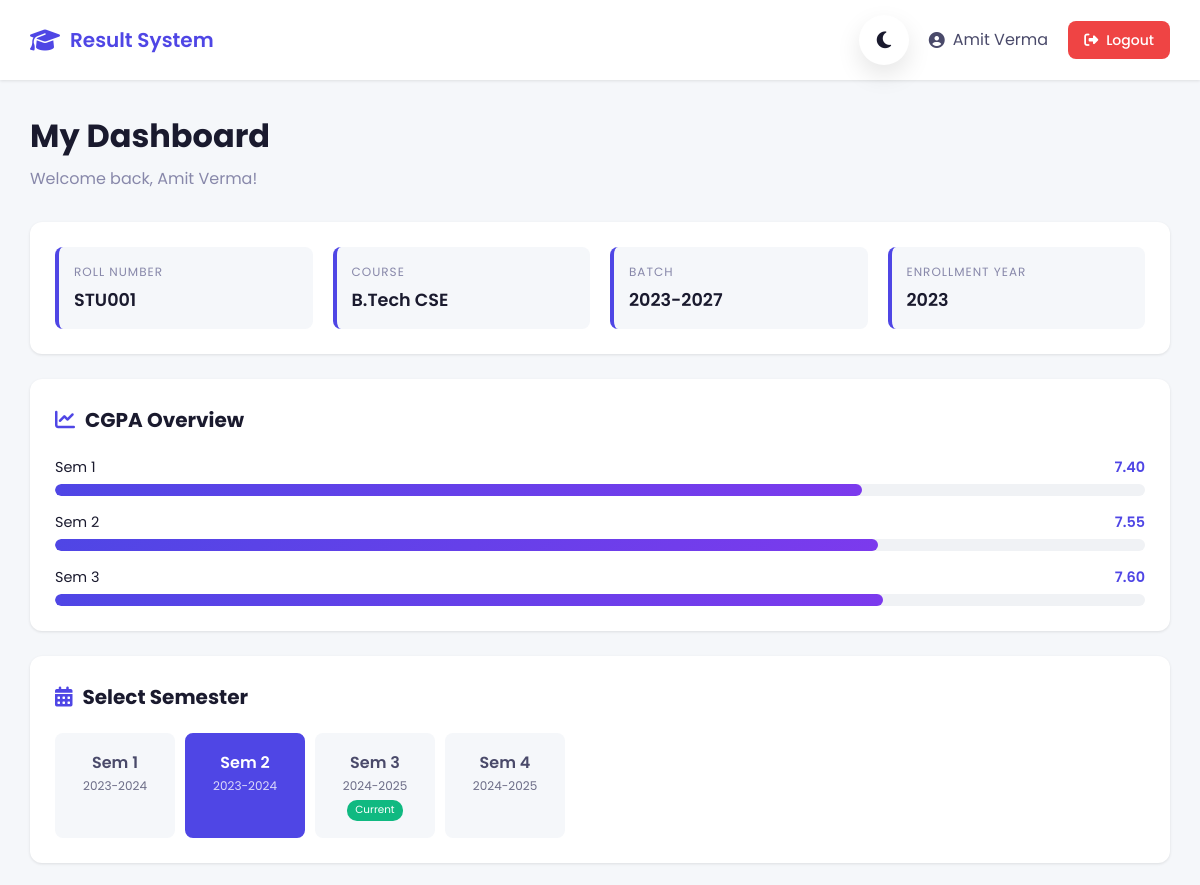
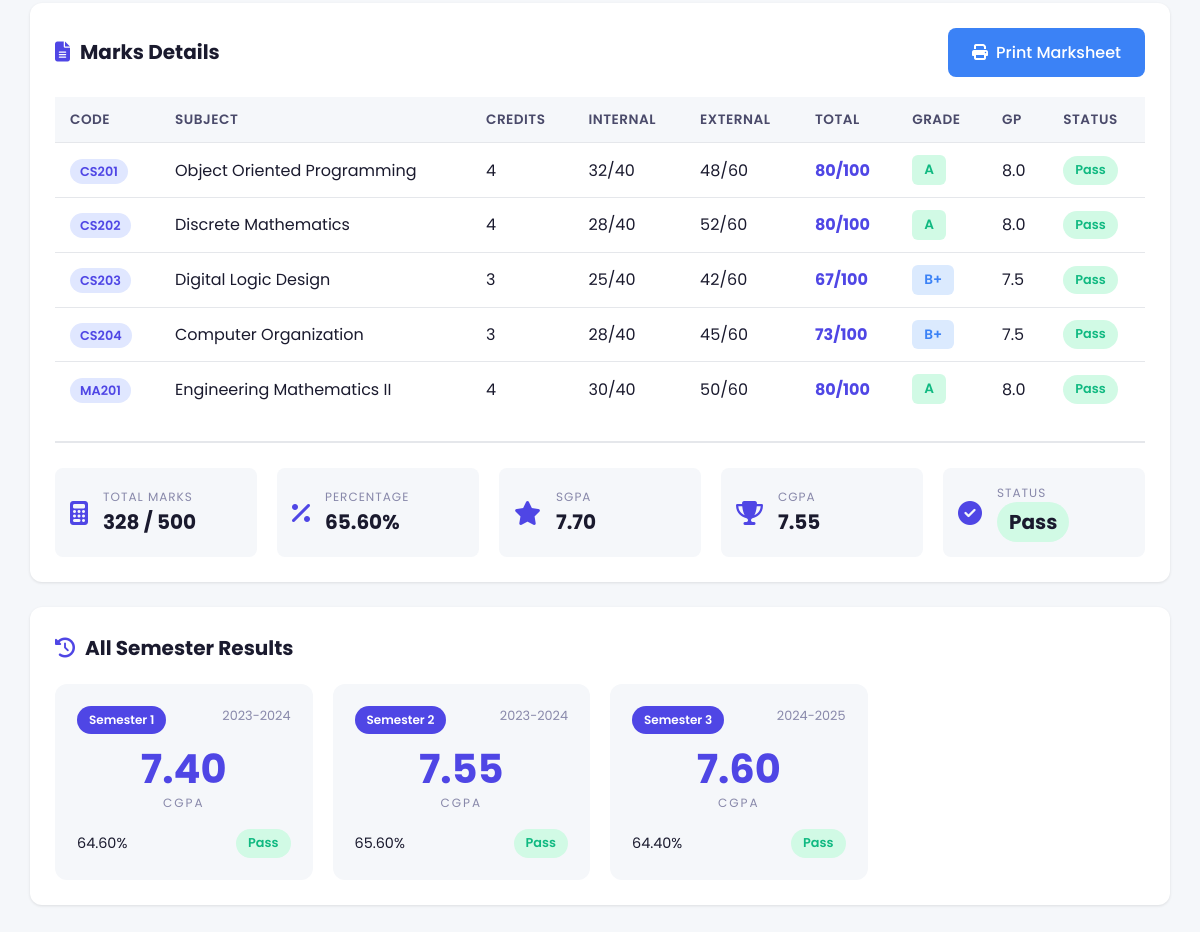
The page /student_dashboard.php?semester=2 (signed in) on the database its author committed (2 pictures, top to bottom).
### tables this page shows
CREATE TABLE students (
    id INT AUTO_INCREMENT PRIMARY KEY,
    user_id INT NOT NULL,
    roll_number VARCHAR(20) UNIQUE NOT NULL,
    student_name VARCHAR(100) NOT NULL,
    course VARCHAR(50) NOT NULL,
    batch VARCHAR(20) NOT NULL,
    enrollment_year INT NOT NULL,
    FOREIGN KEY (user_id) REFERENCES users(id) ON DELETE CASCADE
);

CREATE TABLE marksheets (
    id INT AUTO_INCREMENT PRIMARY KEY,
    student_id INT NOT NULL,
    semester_id INT NOT NULL,
    total_marks INT DEFAULT 0,
    max_possible_marks INT DEFAULT 0,
    percentage DECIMAL(5,2) DEFAULT 0,
    sgpa DECIMAL(3,2) DEFAULT 0,
    cgpa DECIMAL(3,2) DEFAULT 0,
    result_status ENUM('pass', 'fail', 'promoted', 'pending') DEFAULT 'pending',
    generated_at TIMESTAMP DEFAULT CURRENT_TIMESTAMP,
    FOREIGN KEY (student_id) REFERENCES students(id) ON DELETE CASCADE,
    FOREIGN KEY (semester_id) REFERENCES semesters(id) ON DELETE CASCADE,
    UNIQUE KEY unique_marksheet (student_id, semester_id)
);

CREATE TABLE semesters (
    id INT AUTO_INCREMENT PRIMARY KEY,
    semester_number INT NOT NULL,
    semester_name VARCHAR(50) NOT NULL,
    academic_year VARCHAR(20) NOT NULL,
    is_current BOOLEAN DEFAULT FALSE
);

CREATE TABLE results (
    id INT AUTO_INCREMENT PRIMARY KEY,
    student_id INT NOT NULL,
    subject_id INT NOT NULL,
    semester_id INT NOT NULL,
    internal_marks INT DEFAULT 0,
    external_marks INT DEFAULT 0,
    total_marks INT GENERATED ALWAYS AS (internal_marks + external_marks) STORED,
    grade VARCHAR(2),
    grade_point DECIMAL(3,1),
    status ENUM('pass', 'fail', 'pending') NOT NULL DEFAULT 'pending',
    created_at TIMESTAMP DEFAULT CURRENT_TIMESTAMP,
    updated_at TIMESTAMP DEFAULT CURRENT_TIMESTAMP ON UPDATE CURRENT_TIMESTAMP,
    FOREIGN KEY (student_id) REFERENCES students(id) ON DELETE CASCADE,
    FOREIGN KEY (subject_id) REFERENCES subjects(id) ON DELETE CASCADE,
    FOREIGN KEY (semester_id) REFERENCES semesters(id) ON DELETE CASCADE,
    UNIQUE KEY unique_result (student_id, subject_id, semester_id)
);

CREATE TABLE subjects (
    id INT AUTO_INCREMENT PRIMARY KEY,
    subject_code VARCHAR(20) UNIQUE NOT NULL,
    subject_name VARCHAR(100) NOT NULL,
    semester_id INT NOT NULL,
    course VARCHAR(50) NOT NULL,
    max_marks INT DEFAULT 100,
    passing_marks INT DEFAULT 40,
    credit INT DEFAULT 4,
    FOREIGN KEY (semester_id) REFERENCES semesters(id) ON DELETE CASCADE
);

### student_dashboard.php (the view, shortened to what this page needs)
<?php
require_once 'includes/config.php';
$student_id = getStudentId();
$stmt = $pdo->prepare("SELECT * FROM students WHERE id = ?");
$stmt->execute([$student_id]);
$student = $stmt->fetch(PDO::FETCH_ASSOC);
$stmt = $pdo->prepare("SELECT * FROM semesters ORDER BY semester_number");
$stmt->execute();
$semesters = $stmt->fetchAll(PDO::FETCH_ASSOC);
$selected_semester = $_GET['semester'] ?? null;
if ($selected_semester) {
    $stmt = $pdo->prepare("
        SELECT r.*, s.subject_code, s.subject_name, s.max_marks, s.passing_marks, s.credit
        FROM results r
        JOIN subjects s ON r.subject_id = s.id
        WHERE r.student_id = ? AND r.semester_id = ?
        ORDER BY s.subject_code
    ");
    $stmt->execute([$student_id, $selected_semester]);
    $results = $stmt->fetchAll(PDO::FETCH_ASSOC);
    $stmt = $pdo->prepare("SELECT * FROM marksheets WHERE student_id = ? AND semester_id = ?");
    $stmt->execute([$student_id, $selected_semester]);
    $marksheets = $stmt->fetch(PDO::FETCH_ASSOC);
}
$stmt = $pdo->prepare("
    SELECT m.*, s.semester_name, s.semester_number, s.academic_year
    FROM marksheets m
    JOIN semesters s ON m.semester_id = s.id
    WHERE m.student_id = ?
    ORDER BY s.semester_number
");
$stmt->execute([$student_id]);
$all_marksheets = $stmt->fetchAll(PDO::FETCH_ASSOC);
?>
<!DOCTYPE html>
<html lang="en">
<head>
    <link rel="stylesheet" href="css/style.css">
    <link rel="stylesheet" href="https://cdnjs.cloudflare.com/ajax/libs/font-awesome/6.4.0/css/all.min.css">
</head>
<body>
    <nav class="navbar">
        <div class="nav-brand">
            <i class="fas fa-graduation-cap"></i>
            <span>Result System</span>
        </div>
        <div class="nav-right">
            <button class="theme-toggle" id="themeToggle">
                <i class="fas fa-moon"></i>
            </button>
            <div class="user-info">
                <i class="fas fa-user-circle"></i>
                <span><?php echo $student['student_name']; ?></span>
            </div>
            <a href="logout.php" class="btn btn-logout">
                <i class="fas fa-sign-out-alt"></i>
                Logout
            </a>
        </div>
    </nav>
    <div class="container">
        <div class="dashboard-header">
            <h1>My Dashboard</h1>
            <p>Welcome back, <?php echo $student['student_name']; ?>!</p>
        </div>
        <div class="student-info-card">
            <div class="info-grid">
                <div class="info-item">
                    <label>Roll Number</label>
                    <span><?php echo $student['roll_number']; ?></span>
                </div>
                <div class="info-item">
                    <label>Course</label>
                    <span><?php echo $student['course']; ?></span>
                </div>
                <div class="info-item">
                    <label>Batch</label>
                    <span><?php echo $student['batch']; ?></span>
                </div>
                <div class="info-item">
                    <label>Enrollment Year</label>
                    <span><?php echo $student['enrollment_year']; ?></span>
                </div>
            </div>
        </div>
        <?php if (!empty($all_marksheets)): ?>
        <div class="section-card">
            <h2><i class="fas fa-chart-line"></i> CGPA Overview</h2>
            <div class="cgpa-chart">
                <?php foreach ($all_marksheets as $ms): ?>
                <div class="cgpa-bar">
                    <div class="bar-label">
                        <span>Sem <?php echo $ms['semester_number']; ?></span>
                        <span class="cgpa-value"><?php echo $ms['cgpa']; ?></span>
                    </div>
                    <div class="bar-track">
                        <div class="bar-fill" style="width: <?php echo ($ms['cgpa'] / 10) * 100; ?>%"></div>
                    </div>
                </div>
                <?php endforeach; ?>
            </div>
        </div>
        <?php endif; ?>
        <div class="section-card">
            <h2><i class="fas fa-calendar-alt"></i> Select Semester</h2>
            <div class="semester-tabs">
                <?php foreach ($semesters as $sem): ?>
                <a href="?semester=<?php echo $sem['id']; ?>"
                   class="semester-tab <?php echo $selected_semester == $sem['id'] ? 'active' : ''; ?>">
                    <span class="sem-number">Sem <?php echo $sem['semester_number']; ?></span>
                    <span class="sem-year"><?php echo $sem['academic_year']; ?></span>
                    <?php if ($sem['is_current']): ?>
                        <span class="current-badge">Current</span>
                    <?php endif; ?>
                </a>
                <?php endforeach; ?>
            </div>
        </div>
        <?php if ($selected_semester && isset($results)): ?>
        <div class="section-card" id="resultSection">
            <div class="section-header">
                <h2><i class="fas fa-file-alt"></i> Marks Details</h2>
                <button class="btn btn-print" onclick="window.print()">
                    <i class="fas fa-print"></i> Print Marksheet
                </button>
            </div>
            <div class="table-responsive">
                <table class="data-table" id="marksTable">
                    <thead>
                        <tr>
                            <th>Code</th>
                            <th>Subject</th>
                            <th>Credits</th>
                            <th>Internal</th>
                            <th>External</th>
                            <th>Total</th>
                            <th>Grade</th>
                            <th>GP</th>
                            <th>Status</th>
                        </tr>
                    </thead>
                    <tbody>
                        <?php foreach ($results as $r): ?>
                        <tr>
                            <td><span class="badge"><?php echo $r['subject_code']; ?></span></td>
                            <td><?php echo $r['subject_name']; ?></td>
                            <td><?php echo $r['credit']; ?></td>
                            <td><?php echo $r['internal_marks']; ?>/40</td>
                            <td><?php echo $r['external_marks']; ?>/60</td>
                            <td class="total-marks"><?php echo $r['total_marks']; ?>/100</td>
                            <td><span class="grade grade-<?php echo strtolower(str_replace('+', 'plus', $r['grade'])); ?>"><?php echo $r['grade']; ?></span></td>
                            <td><?php echo $r['grade_point']; ?></td>
                            <td>
                                <span class="status status-<?php echo $r['status']; ?>">
                                    <?php echo ucfirst($r['status']); ?>
                                </span>
                            </td>
                        </tr>
                        <?php endforeach; ?>
                    </tbody>
                </table>
            </div>
            <?php if ($marksheets): ?>
            <div class="marksheet-summary">
                <div class="summary-grid">
                    <div class="summary-item">
                        <i class="fas fa-calculator"></i>
                        <div>
                            <label>Total Marks</label>
                            <span><?php echo $marksheets['total_marks']; ?> / <?php echo $marksheets['max_possible_marks']; ?></span>
                        </div>
                    </div>
                    <div class="summary-item">
                        <i class="fas fa-percentage"></i>
                        <div>
                            <label>Percentage</label>
                            <span><?php echo $marksheets['percentage']; ?>%</span>
                        </div>
                    </div>
                    <div class="summary-item">
                        <i class="fas fa-star"></i>
                        <div>
                            <label>SGPA</label>
                            <span><?php echo $marksheets['sgpa']; ?></span>
                        </div>
                    </div>
                    <div class="summary-item">
                        <i class="fas fa-trophy"></i>
                        <div>
                            <label>CGPA</label>
                            <span><?php echo $marksheets['cgpa']; ?></span>
                        </div>
                    </div>
                    <div class="summary-item">
                        <i class="fas fa-check-circle"></i>
                        <div>
                            <label>Status</label>
                            <span class="status status-<?php echo $marksheets['result_status']; ?>">
                                <?php echo ucfirst($marksheets['result_status']); ?>
                            </span>
                        </div>
                    </div>
                </div>
            </div>
            <?php endif; ?>
        </div>
        <?php endif; ?>
        <?php if (!empty($all_marksheets)): ?>
        <div class="section-card">
            <h2><i class="fas fa-history"></i> All Semester Results</h2>
            <div class="marksheets-grid">
                <?php foreach ($all_marksheets as $ms): ?>
                <a href="?semester=<?php echo $ms['semester_id']; ?>" class="marksheet-card">
                    <div class="card-header">
                        <span class="sem-badge">Semester <?php echo $ms['semester_number']; ?></span>
                        <span class="year-badge"><?php echo $ms['academic_year']; ?></span>
                    </div>
                    <div class="card-body">
                        <div class="cgpa-display">
                            <span class="cgpa-number"><?php echo $ms['cgpa']; ?></span>
                            <span class="cgpa-label">CGPA</span>
                        </div>
                        <div class="card-stats">
                            <span><?php echo $ms['percentage']; ?>%</span>
                            <span class="status status-<?php echo $ms['result_status']; ?>">
                                <?php echo ucfirst($ms['result_status']); ?>
                            </span>
                        </div>
                    </div>
                </a>
                <?php endforeach; ?>
            </div>
        </div>
        <?php endif; ?>
    </div>
</body>
</html>

### rows shown on the page
students: student_name "Amit Verma", roll_number "STU001", course "B.Tech CSE", batch "2023-2027", enrollment_year "2023"
marksheets: semester.semester_number "1", cgpa "7.40", semester.academic_year "2023-2024", percentage "64.60", result_status "Pass"
marksheets: semester.semester_number "2", cgpa "7.55", total_marks "328", max_possible_marks "500", percentage "65.60", sgpa "7.70", result_status "Pass", semester.academic_year "2023-2024"
marksheets: semester.semester_number "3", cgpa "7.60", semester.academic_year "2024-2025", percentage "64.40", result_status "Pass"
semesters: semester_number "1", academic_year "2023-2024"
semesters: semester_number "2", academic_year "2023-2024"
semesters: semester_number "3", academic_year "2024-2025", is_current "Current"
semesters: semester_number "4", academic_year "2024-2025"
results: subject.subject_code "CS201", subject.subject_name "Object Oriented Programming", subject.credit "4", internal_marks "32", external_marks "48", total_marks "80", grade "A", grade_point "8.0", status "Pass"
results: subject.subject_code "CS202", subject.subject_name "Discrete Mathematics", subject.credit "4", internal_marks "28", external_marks "52", total_marks "80", grade "A", grade_point "8.0", status "Pass"
results: subject.subject_code "CS203", subject.subject_name "Digital Logic Design", subject.credit "3", internal_marks "25", external_marks "42", total_marks "67", grade "B+", grade_point "7.5", status "Pass"
results: subject.subject_code "CS204", subject.subject_name "Computer Organization", subject.credit "3", internal_marks "28", external_marks "45", total_marks "73", grade "B+", grade_point "7.5", status "Pass"
results: subject.subject_code "MA201", subject.subject_name "Engineering Mathematics II", subject.credit "4", internal_marks "30", external_marks "50", total_marks "80", grade "A", grade_point "8.0", status "Pass"
